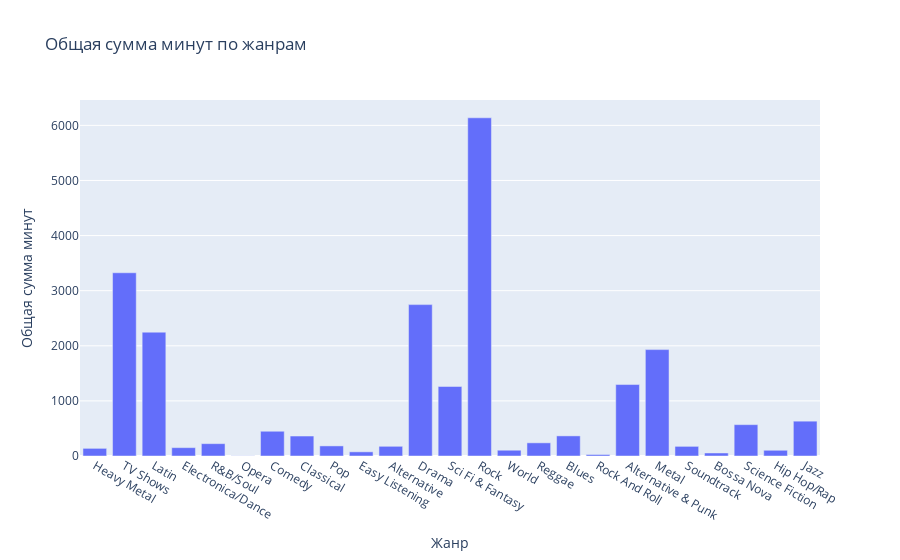

Here is the notebook cell this chart was saved with:
### Code cell
df = pd.read_sql(query, conn)
fig = px.bar(df, x='name', y='duration_minutes', title='Общая сумма минут по жанрам',
             labels={'name': 'Жанр', 'duration_minutes': 'Общая сумма минут'})
fig.show()

### Figure 1 — Plotly figure (JSON) as saved in the notebook; plotly's stock layout.template omitted (floating-point values rounded to 4 significant figures)
{"data": [{"alignmentgroup": "True", "hovertemplate": "Жанр=%{x}<br>Общая сумма минут=%{y}<extra></extra>", "legendgroup": "", "marker": {"color": "#636efa", "pattern": {"shape": ""}}, "name": "", "offsetgroup": "", "orientation": "v", "showlegend": false, "textposition": "auto", "type": "bar", "x": ["Heavy Metal", "TV Shows", "Latin", "Electronica/Dance", "R&B/Soul", "Opera", "Comedy", "Classical", "Pop", "Easy Listening", "Alternative", "Drama", "Sci Fi & Fantasy", "Rock", "World", "Reggae", "Blues", "Rock And Roll", "Alternative & Punk", "Metal", "Soundtrack", "Bossa Nova", "Science Fiction", "Hip Hop/Rap", "Jazz"], "xaxis": "x", "y": [138.8, 3325.0, 2247.0, 151.5, 223.7, 2.914, 449.2, 362.4, 183.2, 75.67, 176.0, 2747.0, 1262.0, 6137.0, 105.0, 238.9, 365.0, 26.93, 1297.0, 1931.0, 175.1, 54.9, 568.9, 103.9, 632.1], "yaxis": "y"}], "layout": {"barmode": "relative", "legend": {"tracegroupgap": 0}, "title": {"text": "Общая сумма минут по жанрам"}, "xaxis": {"anchor": "y", "domain": [0, 1], "title": {"text": "Жанр"}}, "yaxis": {"anchor": "x", "domain": [0, 1], "title": {"text": "Общая сумма минут"}}}}
